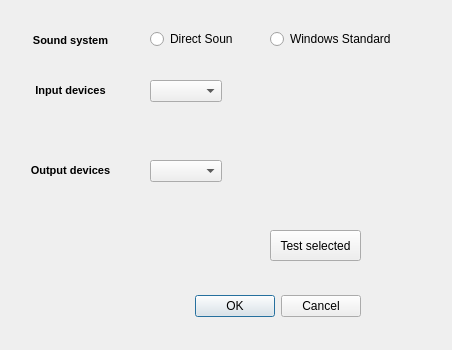
<?xml version="1.0" encoding="UTF-8"?>
<ui version="4.0">
 <class>SoundDevices</class>
 <widget class="QDialog" name="SoundDevices">
  <property name="geometry">
   <rect>
    <x>0</x>
    <y>0</y>
    <width>452</width>
    <height>350</height>
   </rect>
  </property>
  <property name="windowTitle">
   <string>Dialog</string>
  </property>
  <widget class="QDialogButtonBox" name="ActSDButton">
   <property name="geometry">
    <rect>
     <x>20</x>
     <y>290</y>
     <width>341</width>
     <height>32</height>
    </rect>
   </property>
   <property name="orientation">
    <enum>Qt::Horizontal</enum>
   </property>
   <property name="standardButtons">
    <set>QDialogButtonBox::Cancel|QDialogButtonBox::Ok</set>
   </property>
  </widget>
  <widget class="QComboBox" name="InputDevicesBox">
   <property name="geometry">
    <rect>
     <x>150</x>
     <y>80</y>
     <width>211</width>
     <height>22</height>
    </rect>
   </property>
   <property name="sizeAdjustPolicy">
    <enum>QComboBox::AdjustToContents</enum>
   </property>
  </widget>
  <widget class="QComboBox" name="OutputDevicesBox">
   <property name="geometry">
    <rect>
     <x>150</x>
     <y>160</y>
     <width>211</width>
     <height>22</height>
    </rect>
   </property>
   <property name="sizeAdjustPolicy">
    <enum>QComboBox::AdjustToContents</enum>
   </property>
  </widget>
  <widget class="QRadioButton" name="DirectSoundButton">
   <property name="geometry">
    <rect>
     <x>150</x>
     <y>30</y>
     <width>82</width>
     <height>18</height>
    </rect>
   </property>
   <property name="text">
    <string>Direct Sound</string>
   </property>
  </widget>
  <widget class="QRadioButton" name="WindowsStandardButton">
   <property name="geometry">
    <rect>
     <x>270</x>
     <y>30</y>
     <width>121</width>
     <height>18</height>
    </rect>
   </property>
   <property name="text">
    <string>Windows Standard</string>
   </property>
  </widget>
  <widget class="QLabel" name="label">
   <property name="geometry">
    <rect>
     <x>20</x>
     <y>80</y>
     <width>101</width>
     <height>21</height>
    </rect>
   </property>
   <property name="text">
    <string>&lt;!DOCTYPE HTML PUBLIC &quot;-//W3C//DTD HTML 4.0//EN&quot; &quot;http://www.w3.org/TR/REC-html40/strict.dtd&quot;&gt;
&lt;html&gt;&lt;head&gt;&lt;meta name=&quot;qrichtext&quot; content=&quot;1&quot; /&gt;&lt;style type=&quot;text/css&quot;&gt;
p, li { white-space: pre-wrap; }
&lt;/style&gt;&lt;/head&gt;&lt;body style=&quot; font-family:'MS Shell Dlg 2'; font-size:8.25pt; font-weight:400; font-style:normal;&quot;&gt;
&lt;p align=&quot;center&quot; style=&quot; margin-top:0px; margin-bottom:0px; margin-left:0px; margin-right:0px; -qt-block-indent:0; text-indent:0px;&quot;&gt;&lt;span style=&quot; font-size:8pt; font-weight:600;&quot;&gt;Input devices&lt;/span&gt;&lt;/p&gt;&lt;/body&gt;&lt;/html&gt;</string>
   </property>
  </widget>
  <widget class="QLabel" name="label_2">
   <property name="geometry">
    <rect>
     <x>20</x>
     <y>160</y>
     <width>101</width>
     <height>21</height>
    </rect>
   </property>
   <property name="text">
    <string>&lt;!DOCTYPE HTML PUBLIC &quot;-//W3C//DTD HTML 4.0//EN&quot; &quot;http://www.w3.org/TR/REC-html40/strict.dtd&quot;&gt;
&lt;html&gt;&lt;head&gt;&lt;meta name=&quot;qrichtext&quot; content=&quot;1&quot; /&gt;&lt;style type=&quot;text/css&quot;&gt;
p, li { white-space: pre-wrap; }
&lt;/style&gt;&lt;/head&gt;&lt;body style=&quot; font-family:'MS Shell Dlg 2'; font-size:8.25pt; font-weight:400; font-style:normal;&quot;&gt;
&lt;p align=&quot;center&quot; style=&quot; margin-top:0px; margin-bottom:0px; margin-left:0px; margin-right:0px; -qt-block-indent:0; text-indent:0px;&quot;&gt;&lt;span style=&quot; font-size:8pt; font-weight:600;&quot;&gt;Output devices&lt;/span&gt;&lt;/p&gt;&lt;/body&gt;&lt;/html&gt;</string>
   </property>
  </widget>
  <widget class="QLabel" name="label_3">
   <property name="geometry">
    <rect>
     <x>20</x>
     <y>30</y>
     <width>101</width>
     <height>21</height>
    </rect>
   </property>
   <property name="text">
    <string>&lt;!DOCTYPE HTML PUBLIC &quot;-//W3C//DTD HTML 4.0//EN&quot; &quot;http://www.w3.org/TR/REC-html40/strict.dtd&quot;&gt;
&lt;html&gt;&lt;head&gt;&lt;meta name=&quot;qrichtext&quot; content=&quot;1&quot; /&gt;&lt;style type=&quot;text/css&quot;&gt;
p, li { white-space: pre-wrap; }
&lt;/style&gt;&lt;/head&gt;&lt;body style=&quot; font-family:'MS Shell Dlg 2'; font-size:8.25pt; font-weight:400; font-style:normal;&quot;&gt;
&lt;p align=&quot;center&quot; style=&quot; margin-top:0px; margin-bottom:0px; margin-left:0px; margin-right:0px; -qt-block-indent:0; text-indent:0px;&quot;&gt;&lt;span style=&quot; font-size:8pt; font-weight:600;&quot;&gt;Sound system&lt;/span&gt;&lt;/p&gt;&lt;/body&gt;&lt;/html&gt;</string>
   </property>
  </widget>
  <widget class="QPushButton" name="SelfTestButton">
   <property name="geometry">
    <rect>
     <x>270</x>
     <y>230</y>
     <width>91</width>
     <height>31</height>
    </rect>
   </property>
   <property name="text">
    <string>Test selected</string>
   </property>
  </widget>
 </widget>
 <resources/>
 <connections>
  <connection>
   <sender>ActSDButton</sender>
   <signal>accepted()</signal>
   <receiver>SoundDevices</receiver>
   <slot>accept()</slot>
   <hints>
    <hint type="sourcelabel">
     <x>248</x>
     <y>254</y>
    </hint>
    <hint type="destinationlabel">
     <x>157</x>
     <y>274</y>
    </hint>
   </hints>
  </connection>
  <connection>
   <sender>ActSDButton</sender>
   <signal>rejected()</signal>
   <receiver>SoundDevices</receiver>
   <slot>reject()</slot>
   <hints>
    <hint type="sourcelabel">
     <x>316</x>
     <y>260</y>
    </hint>
    <hint type="destinationlabel">
     <x>286</x>
     <y>274</y>
    </hint>
   </hints>
  </connection>
 </connections>
</ui>
